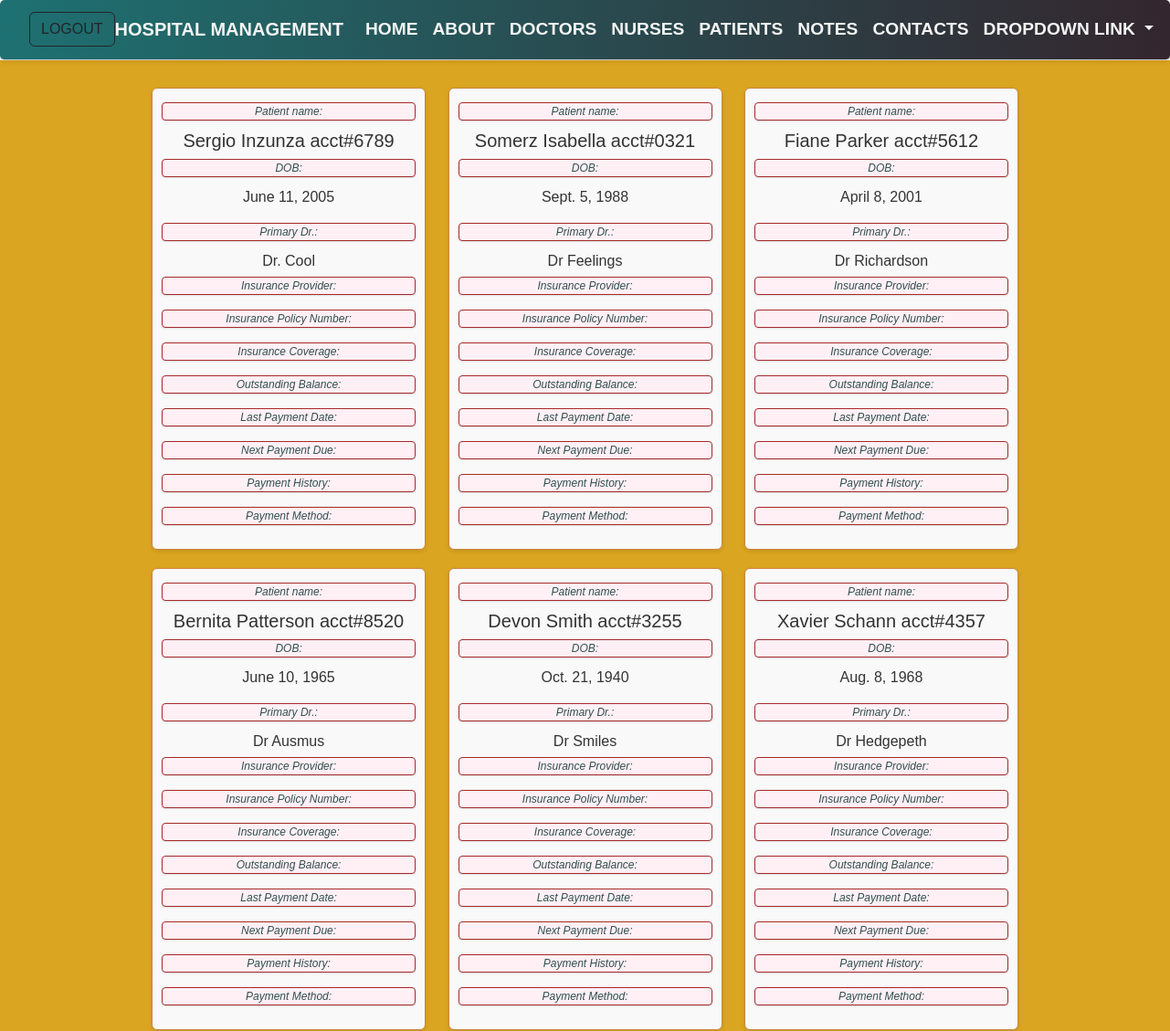
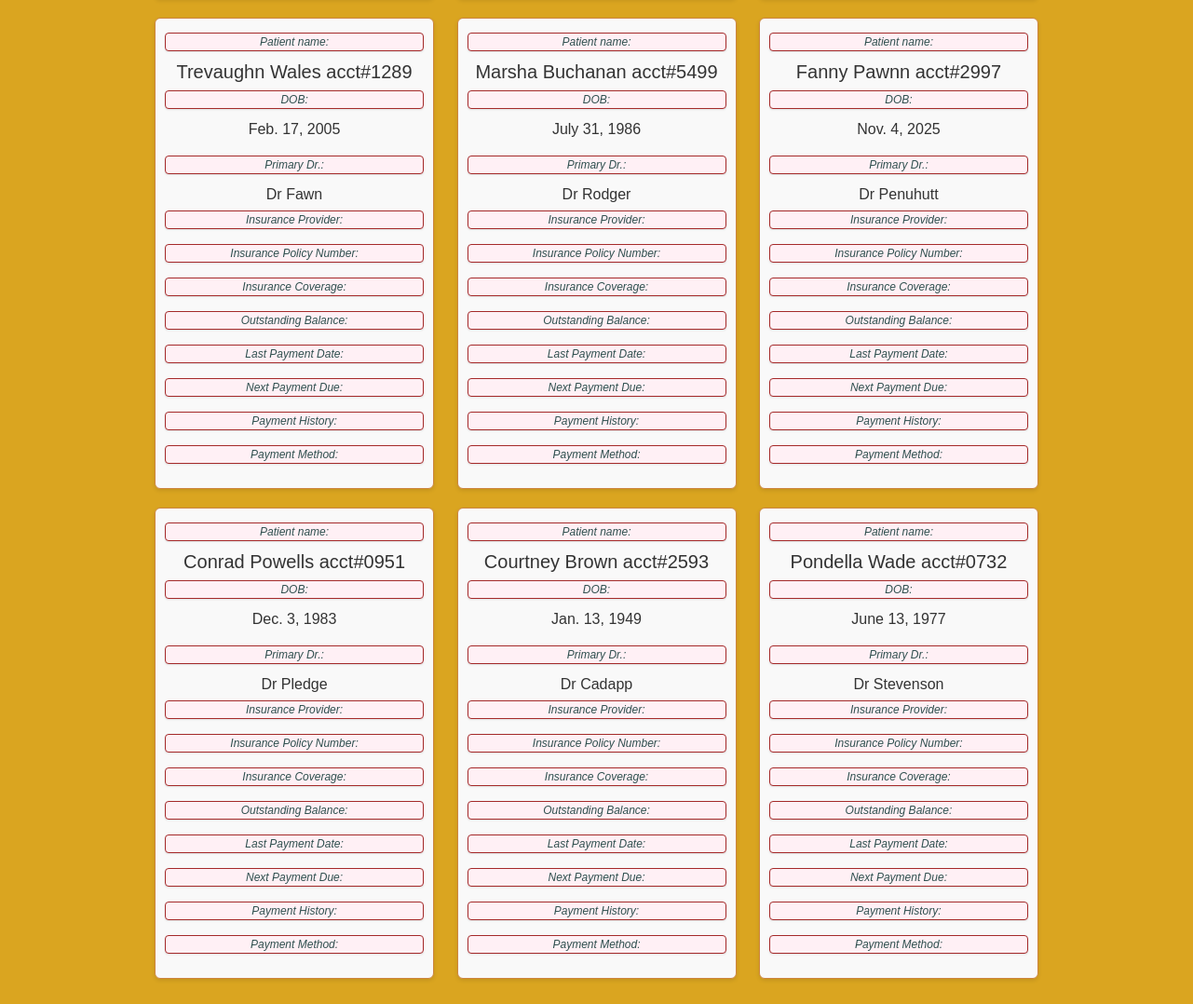
The page /patient_account/ on the database its author committed (2 pictures, top to bottom).
### pages/models.py (models this page shows, shortened)
class PatientAccount(models.Model):
    first_name = models.CharField(max_length=70)
    last_name =  models.CharField(max_length=70)
    date_of_birth = models.DateField()
    phone_number = models.CharField(max_length=20)
    primary_doctor =  models.CharField(max_length=120)
    last_visit = models.DateTimeField()
    number_of_visits = models.DecimalField(max_digits=5, decimal_places=0, null=True, blank=True)
    balance = models.DecimalField(max_digits=12, decimal_places=2)

### pages/views.py (the view)
# urls.py: path('patient_account/', views.PatientAccountView.as_view(), name="patient-account"),
class PatientAccountView(ListView):
    model = PatientAccount
    template_name = 'pages/patient_account.html'
    context_object_name = "all_accounts"

### templates/pages/patient_account.html (shortened to what this page needs)
{% extends 'base.html' %}
{% load static %}
{% block css %}
<link rel="stylesheet" href="{% static 'css/patient_account.css' %}">
{% endblock %}
{% block content %}
<div class="patient-account">
    <div class="list">
        {% for account in all_accounts %}
            <div class="account">
                <label class="hint">Patient name:</label>
                <h5>{{account.first_name}} {{account.last_name}}</h5>
                <label class="hint">DOB:</label>
                <p>{{account.date_of_birth}}</p>
                <label class="hint">Primary Dr.:</label>
                <label>{{account.primary_doctor}}</label>
                <label class="hint">Insurance Provider:</label>
                <label class="hint">Insurance Policy Number:</label>
                <label class="hint">Insurance Coverage:</label>
                <label class="hint">Outstanding Balance:</label>
                <label class="hint">Last Payment Date:</label>
                <label class="hint">Next Payment Due:</label>
                <label class="hint">Payment History:</label>
                <label class="hint">Payment Method:</label>
            </div>
            {% endfor %}
    </div>
</div>
{% endblock %}

### static/css/app.css (style rules this page uses)
html, body { margin: 0; padding: 0; min-height: 100vh; font-family: 'Arial', sans-serif; color: #200606; font-size: 16px; line-height: 1.5; background-color: burlywood -webkit-font-smoothing: antialiased; -moz-osx-font-smoothing: grayscale; -webkit-text-size-adjust: 100%; -ms-text-size-adjust: 100%; -webkit-tap-highlight-color: transparent; -webkit-overflow-scrolling: touch; align-items: center; transition: background-color 0.3s ease-in-out; }

### static/css/patient_account.css (style rules this page uses)
.patient-account { background-color: goldenrod; min-height: 90vh; text-align: center; padding-top: 20px; padding-bottom: 20px; font-family: Arial, sans-serif; color: #333; }
.account { display: inline-block; border: 1px solid peru; border-radius: 6px; padding: 10px; width: 300px; margin: 10px; background-color: #f9f9f9; box-shadow: 0 2px 4px rgba(0, 0, 0, 0.1); transition: transform 0.2s; }

### rows shown on the page
PatientAccount: first_name "Sergio", last_name "Inzunza acct#6789", date_of_birth "June 11, 2005", primary_doctor "Dr. Cool"
PatientAccount: first_name "Somerz", last_name "Isabella acct#0321", date_of_birth "Sept. 5, 1988", primary_doctor "Dr Feelings"
PatientAccount: first_name "Fiane", last_name "Parker acct#5612", date_of_birth "April 8, 2001", primary_doctor "Dr Richardson"
PatientAccount: first_name "Bernita", last_name "Patterson acct#8520", date_of_birth "June 10, 1965", primary_doctor "Dr Ausmus"
PatientAccount: first_name "Devon", last_name "Smith acct#3255", date_of_birth "Oct. 21, 1940", primary_doctor "Dr Smiles"
PatientAccount: first_name "Xavier", last_name "Schann acct#4357", date_of_birth "Aug. 8, 1968", primary_doctor "Dr Hedgepeth"
PatientAccount: first_name "Trevaughn", last_name "Wales acct#1289", date_of_birth "Feb. 17, 2005", primary_doctor "Dr Fawn"
PatientAccount: first_name "Marsha", last_name "Buchanan acct#5499", date_of_birth "July 31, 1986", primary_doctor "Dr Rodger"
PatientAccount: first_name "Fanny", last_name "Pawnn acct#2997", date_of_birth "Nov. 4, 2025", primary_doctor "Dr Penuhutt"
PatientAccount: first_name "Conrad", last_name "Powells acct#0951", date_of_birth "Dec. 3, 1983", primary_doctor "Dr Pledge"
PatientAccount: first_name "Courtney", last_name "Brown acct#2593", date_of_birth "Jan. 13, 1949", primary_doctor "Dr Cadapp"
PatientAccount: first_name "Pondella", last_name "Wade acct#0732", date_of_birth "June 13, 1977", primary_doctor "Dr Stevenson"
